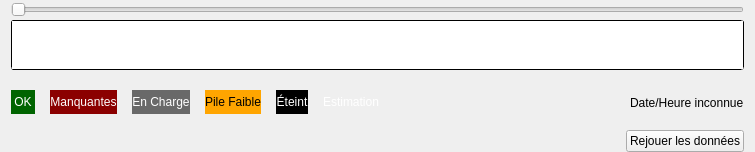
<?xml version="1.0" encoding="UTF-8"?>
<ui version="4.0">
 <class>TimeBrowser</class>
 <widget class="QWidget" name="TimeBrowser">
  <property name="geometry">
   <rect>
    <x>0</x>
    <y>0</y>
    <width>755</width>
    <height>152</height>
   </rect>
  </property>
  <property name="sizePolicy">
   <sizepolicy hsizetype="Preferred" vsizetype="Preferred">
    <horstretch>0</horstretch>
    <verstretch>0</verstretch>
   </sizepolicy>
  </property>
  <property name="minimumSize">
   <size>
    <width>0</width>
    <height>0</height>
   </size>
  </property>
  <property name="maximumSize">
   <size>
    <width>16777215</width>
    <height>200</height>
   </size>
  </property>
  <property name="windowTitle">
   <string>Form</string>
  </property>
  <property name="styleSheet">
   <string notr="true">QLineEdit,QTreeWidget,QTextEdit,QSpinBox,QComboBox,QGraphicsView{border-radius: 3px; border-color:black;border-width: 1px;border-style: solid;}

QCheckBox{color:green;}
QCheckBox::!checked{color:red;}
QCheckBox::indicator:unchecked:!enabled,QListWidget::indicator:unchecked:!enabled  { background-color:rgba(128,0,0,100%);}
QCheckBox::indicator:checked:!enabled,QListWidget::indicator:checked:!enabled { background-color:green;}
QCheckBox::indicator:unchecked,QListWidget::indicator:unchecked{ background-color:red;border-radius:3px;}
QCheckBox::indicator:checked,QListWidget::indicator:checked {background-color:rgb(0,255,0);border-radius:3px;}

QProgressBar::chunk {
background: rgb(0,255,0);
border-bottom-right-radius: 3px;
border-bottom-left-radius: 3px;
border: 1px solid black;
}

QProgressBar#progTemp::chunk {
background: rgb(255,0,0);
border-bottom-right-radius: 3px;
border-bottom-left-radius: 3px;
border: 1px solid black;
}

QLabel#lblOK{background-color:darkGreen; color:white;}
QLabel#lblNotOK{background-color:darkRed; color:white;}
QLabel#lblCharge{background-color: dimgray; color:white;}
QLabel#lblLowBat{background-color:	#FFA500; color:black;}
QLabel#lblOff{background-color: black; color:white;}
QLabel#lblCorrected{background-color: &quot;#A901DB&quot;; color: white;}</string>
  </property>
  <layout class="QVBoxLayout" name="verticalLayout_3">
   <property name="spacing">
    <number>0</number>
   </property>
   <property name="topMargin">
    <number>0</number>
   </property>
   <property name="bottomMargin">
    <number>0</number>
   </property>
   <item>
    <layout class="QVBoxLayout" name="verticalLayout">
     <item>
      <widget class="QSlider" name="sldTime">
       <property name="sizePolicy">
        <sizepolicy hsizetype="MinimumExpanding" vsizetype="Fixed">
         <horstretch>0</horstretch>
         <verstretch>0</verstretch>
        </sizepolicy>
       </property>
       <property name="minimumSize">
        <size>
         <width>0</width>
         <height>20</height>
        </size>
       </property>
       <property name="maximumSize">
        <size>
         <width>16777215</width>
         <height>20</height>
        </size>
       </property>
       <property name="cursor">
        <cursorShape>PointingHandCursor</cursorShape>
       </property>
       <property name="maximum">
        <number>100</number>
       </property>
       <property name="orientation">
        <enum>Qt::Horizontal</enum>
       </property>
       <property name="invertedAppearance">
        <bool>false</bool>
       </property>
       <property name="invertedControls">
        <bool>false</bool>
       </property>
       <property name="tickPosition">
        <enum>QSlider::NoTicks</enum>
       </property>
       <property name="tickInterval">
        <number>5</number>
       </property>
      </widget>
     </item>
     <item>
      <widget class="TimeView" name="timeView">
       <property name="sizePolicy">
        <sizepolicy hsizetype="MinimumExpanding" vsizetype="Fixed">
         <horstretch>0</horstretch>
         <verstretch>0</verstretch>
        </sizepolicy>
       </property>
       <property name="minimumSize">
        <size>
         <width>0</width>
         <height>45</height>
        </size>
       </property>
       <property name="maximumSize">
        <size>
         <width>16777215</width>
         <height>50</height>
        </size>
       </property>
       <property name="cursor" stdset="0">
        <cursorShape>PointingHandCursor</cursorShape>
       </property>
       <property name="verticalScrollBarPolicy">
        <enum>Qt::ScrollBarAlwaysOff</enum>
       </property>
       <property name="horizontalScrollBarPolicy">
        <enum>Qt::ScrollBarAlwaysOff</enum>
       </property>
       <property name="alignment">
        <set>Qt::AlignBottom|Qt::AlignLeading|Qt::AlignLeft</set>
       </property>
      </widget>
     </item>
     <item>
      <spacer name="verticalSpacer">
       <property name="orientation">
        <enum>Qt::Vertical</enum>
       </property>
       <property name="sizeType">
        <enum>QSizePolicy::Fixed</enum>
       </property>
       <property name="sizeHint" stdset="0">
        <size>
         <width>20</width>
         <height>5</height>
        </size>
       </property>
      </spacer>
     </item>
     <item>
      <layout class="QHBoxLayout" name="horizontalLayout_2">
       <item>
        <layout class="QHBoxLayout" name="horizontalLayout_3">
         <property name="spacing">
          <number>15</number>
         </property>
         <property name="sizeConstraint">
          <enum>QLayout::SetMinimumSize</enum>
         </property>
         <item>
          <widget class="QLabel" name="lblOK">
           <property name="sizePolicy">
            <sizepolicy hsizetype="MinimumExpanding" vsizetype="Fixed">
             <horstretch>0</horstretch>
             <verstretch>0</verstretch>
            </sizepolicy>
           </property>
           <property name="minimumSize">
            <size>
             <width>24</width>
             <height>24</height>
            </size>
           </property>
           <property name="maximumSize">
            <size>
             <width>90</width>
             <height>16777215</height>
            </size>
           </property>
           <property name="autoFillBackground">
            <bool>false</bool>
           </property>
           <property name="frameShape">
            <enum>QFrame::NoFrame</enum>
           </property>
           <property name="frameShadow">
            <enum>QFrame::Plain</enum>
           </property>
           <property name="text">
            <string>OK</string>
           </property>
           <property name="alignment">
            <set>Qt::AlignCenter</set>
           </property>
          </widget>
         </item>
         <item>
          <widget class="QLabel" name="lblNotOK">
           <property name="sizePolicy">
            <sizepolicy hsizetype="MinimumExpanding" vsizetype="Fixed">
             <horstretch>0</horstretch>
             <verstretch>0</verstretch>
            </sizepolicy>
           </property>
           <property name="minimumSize">
            <size>
             <width>24</width>
             <height>24</height>
            </size>
           </property>
           <property name="maximumSize">
            <size>
             <width>90</width>
             <height>16777215</height>
            </size>
           </property>
           <property name="frameShape">
            <enum>QFrame::NoFrame</enum>
           </property>
           <property name="text">
            <string>Manquantes</string>
           </property>
           <property name="scaledContents">
            <bool>false</bool>
           </property>
           <property name="alignment">
            <set>Qt::AlignCenter</set>
           </property>
          </widget>
         </item>
         <item>
          <widget class="QLabel" name="lblCharge">
           <property name="sizePolicy">
            <sizepolicy hsizetype="MinimumExpanding" vsizetype="Fixed">
             <horstretch>0</horstretch>
             <verstretch>0</verstretch>
            </sizepolicy>
           </property>
           <property name="minimumSize">
            <size>
             <width>24</width>
             <height>24</height>
            </size>
           </property>
           <property name="maximumSize">
            <size>
             <width>90</width>
             <height>16777215</height>
            </size>
           </property>
           <property name="frameShape">
            <enum>QFrame::NoFrame</enum>
           </property>
           <property name="text">
            <string>En Charge</string>
           </property>
           <property name="alignment">
            <set>Qt::AlignCenter</set>
           </property>
          </widget>
         </item>
         <item>
          <widget class="QLabel" name="lblLowBat">
           <property name="sizePolicy">
            <sizepolicy hsizetype="MinimumExpanding" vsizetype="Fixed">
             <horstretch>0</horstretch>
             <verstretch>0</verstretch>
            </sizepolicy>
           </property>
           <property name="minimumSize">
            <size>
             <width>0</width>
             <height>24</height>
            </size>
           </property>
           <property name="maximumSize">
            <size>
             <width>90</width>
             <height>16777215</height>
            </size>
           </property>
           <property name="frameShape">
            <enum>QFrame::NoFrame</enum>
           </property>
           <property name="text">
            <string>Pile Faible</string>
           </property>
           <property name="alignment">
            <set>Qt::AlignCenter</set>
           </property>
          </widget>
         </item>
         <item>
          <widget class="QLabel" name="lblOff">
           <property name="sizePolicy">
            <sizepolicy hsizetype="MinimumExpanding" vsizetype="Fixed">
             <horstretch>0</horstretch>
             <verstretch>0</verstretch>
            </sizepolicy>
           </property>
           <property name="minimumSize">
            <size>
             <width>0</width>
             <height>24</height>
            </size>
           </property>
           <property name="maximumSize">
            <size>
             <width>90</width>
             <height>16777215</height>
            </size>
           </property>
           <property name="frameShape">
            <enum>QFrame::NoFrame</enum>
           </property>
           <property name="text">
            <string>Éteint</string>
           </property>
           <property name="alignment">
            <set>Qt::AlignCenter</set>
           </property>
          </widget>
         </item>
         <item>
          <widget class="QLabel" name="lblCorrected">
           <property name="sizePolicy">
            <sizepolicy hsizetype="MinimumExpanding" vsizetype="Fixed">
             <horstretch>0</horstretch>
             <verstretch>0</verstretch>
            </sizepolicy>
           </property>
           <property name="minimumSize">
            <size>
             <width>0</width>
             <height>24</height>
            </size>
           </property>
           <property name="maximumSize">
            <size>
             <width>90</width>
             <height>16777215</height>
            </size>
           </property>
           <property name="text">
            <string>Estimation</string>
           </property>
           <property name="alignment">
            <set>Qt::AlignCenter</set>
           </property>
          </widget>
         </item>
        </layout>
       </item>
       <item>
        <spacer name="horizontalSpacer_2">
         <property name="orientation">
          <enum>Qt::Horizontal</enum>
         </property>
         <property name="sizeType">
          <enum>QSizePolicy::MinimumExpanding</enum>
         </property>
         <property name="sizeHint" stdset="0">
          <size>
           <width>20</width>
           <height>20</height>
          </size>
         </property>
        </spacer>
       </item>
       <item>
        <widget class="QLabel" name="lblDateTime">
         <property name="text">
          <string>Date/Heure inconnue</string>
         </property>
        </widget>
       </item>
      </layout>
     </item>
     <item>
      <layout class="QHBoxLayout" name="horizontalLayout">
       <item>
        <spacer name="horizontalSpacer">
         <property name="orientation">
          <enum>Qt::Horizontal</enum>
         </property>
         <property name="sizeHint" stdset="0">
          <size>
           <width>40</width>
           <height>20</height>
          </size>
         </property>
        </spacer>
       </item>
       <item>
        <widget class="QPushButton" name="btnPlay">
         <property name="cursor">
          <cursorShape>PointingHandCursor</cursorShape>
         </property>
         <property name="text">
          <string>Rejouer les données</string>
         </property>
        </widget>
       </item>
      </layout>
     </item>
    </layout>
   </item>
  </layout>
 </widget>
 <customwidgets>
  <customwidget>
   <class>TimeView</class>
   <extends>QGraphicsView</extends>
   <header>timeview.h</header>
  </customwidget>
 </customwidgets>
 <resources/>
 <connections/>
</ui>
